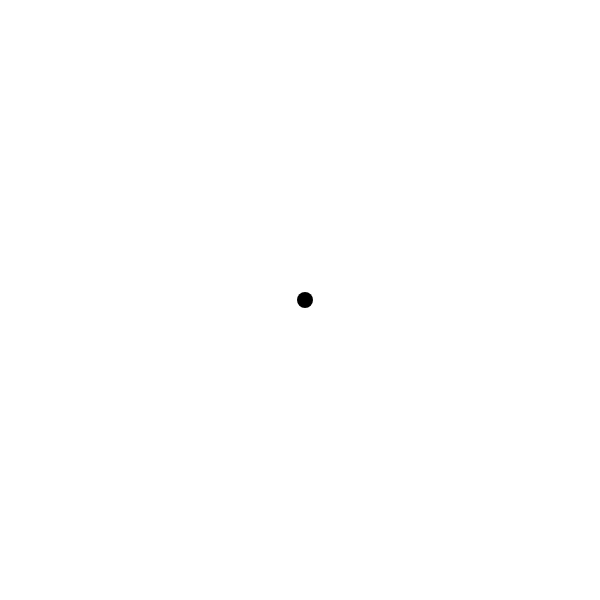
Frame 1 (no input)
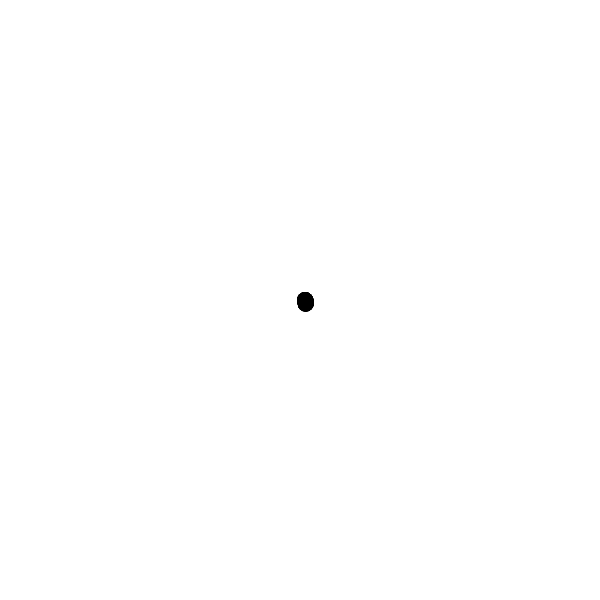
Frame 60 (no input)
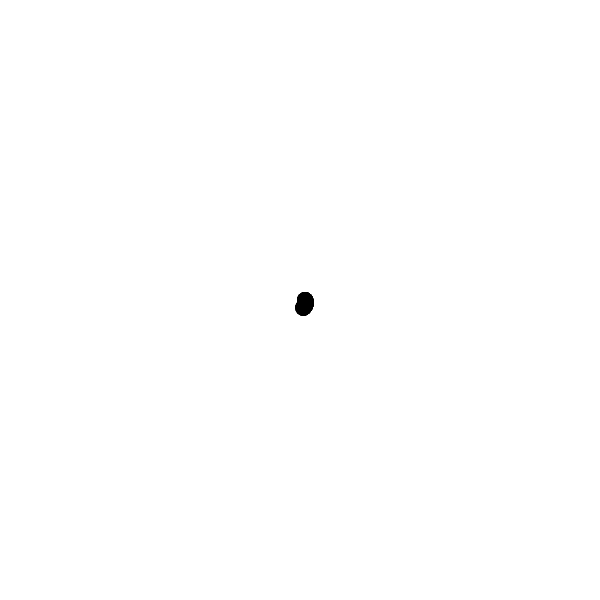
Frame 120 (the mouse pressed at the canvas centre since frame 60)

The p5.js sketch that drew these frames (run headless with seeded random() and noise() and a simulated clock; from frame 60 on, the mouse is pressed at the canvas centre):

// p5.js sketch
// ── sketch.js
let r = 5
let theta = 0

function setup () {
    createCanvas(600,600)
    background(255)
    smooth ()
}

function draw() {
    let x = r * cos (theta)
    let y = r * sin (theta)
    
    noStroke()
    fill (0)
    ellipse(x+width/2, y+height/2, 16, 16)

    theta += 0.01
    r += 0.03
}
